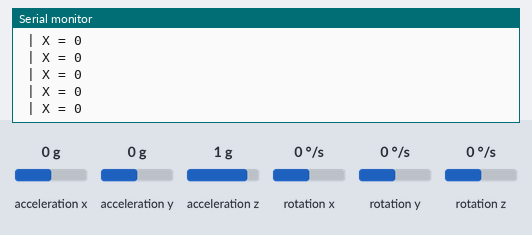
This sketch was run on a simulated Arduino Uno, built with avr-gcc and run on an emulated ATmega328P. Shown: the last lines printed to the serial monitor. Wiring (inferred from the names in the program): MPU-6050 motion sensor at I2C address 0x68. The test bench sets the inputs (shaded band); at power-on: acceleration x 0 g, acceleration y 0 g, acceleration z 1 g, rotation x 0 °/s, rotation y 0 °/s, rotation z 0 °/s.

Above: at 1.2 s.
1.3 s: acceleration x set to -1.4 g
At 2.1 s:
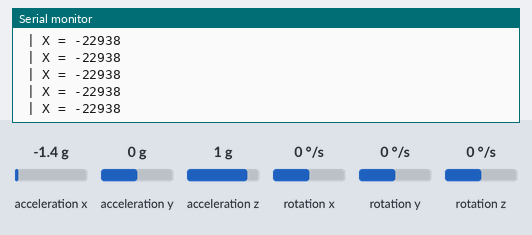
4.3 s: acceleration x set to 0 g
At 5.2 s:
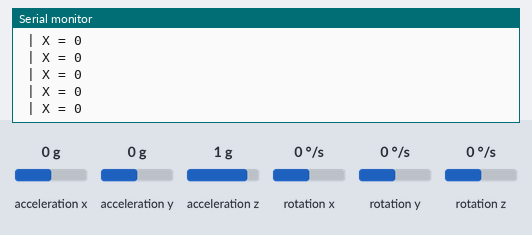

Measured:
- after the input at 1.3 s, the serial monitor: prints a new line at once (image 1)

The sketch:

Eixo_Y.ino
```cpp
#include <Wire.h>
const int MPU_addr=0x68;  // I2C address of the MPU-6050
int16_t AcX,AcY,AcZ,Tmp,GyX,GyY,GyZ;
int GDegreesX, GDegreesY, GDegreesZ, DegreesY, ACDegreesX, ACDegreesY, ACDegreesZ;
const int minAC = -16800;
const int maxAC = 16800;
int TotalDegrees = 0;
void Degrees();
void AGRead();

void setup() {
  Wire.begin();
  Wire.beginTransmission(MPU_addr);
  Wire.write(0x6B);  // PWR_MGMT_1 register
  Wire.write(0);     // set to zero (wakes up the MPU-6050)
  Wire.endTransmission(true);
  Serial.begin(115200);
  Serial.println("Ready");

  Wire.write(0);
}

void AGRead() {
  Wire.beginTransmission(MPU_addr);
  Wire.write(0x3B);  // starting with register 0x3B (ACCEL_XOUT_H)
  Wire.endTransmission(false);
  Wire.requestFrom(MPU_addr,14,true);  // request a total of 14 registers
  AcX=Wire.read()<<8 |Wire.read();  // 0x3B (ACCEL_XOUT_H) & 0x3C (ACCEL_XOUT_L)
  AcY=Wire.read()<<8|Wire.read();  // 0x3D (ACCEL_YOUT_H) & 0x3E (ACCEL_YOUT_L)
  AcZ=Wire.read()<<8|Wire.read();  // 0x3F (ACCEL_ZOUT_H) & 0x40 (ACCEL_ZOUT_L)
  Tmp=Wire.read()<<8|Wire.read();  // 0x41 (TEMP_OUT_H) & 0x42 (TEMP_OUT_L)
  GyX=Wire.read()<<8|Wire.read();  // 0x43 (GYRO_XOUT_H) & 0x44 (GYRO_XOUT_L)
  GyY=Wire.read()<<8|Wire.read();  // 0x45 (GYRO_YOUT_H) & 0x46 (GYRO_YOUT_L)
  GyZ=Wire.read()<<8|Wire.read();  // 0x47 (GYRO_ZOUT_H) & 0x48 (GYRO_ZOUT_L)
  Degrees();
}

void Degrees() {

  GDegreesX = map(GyX, minAC, maxAC, -90, 90);
  GDegreesY = map(GyY, minAC, maxAC, -90, 90);
  GDegreesZ = map(GyZ, minAC, maxAC, -90, 90);
}

int Sara = 0;


void loop(){
  AGRead();

  Serial.print(" | X = "); Serial.println(AcX);

}
```
